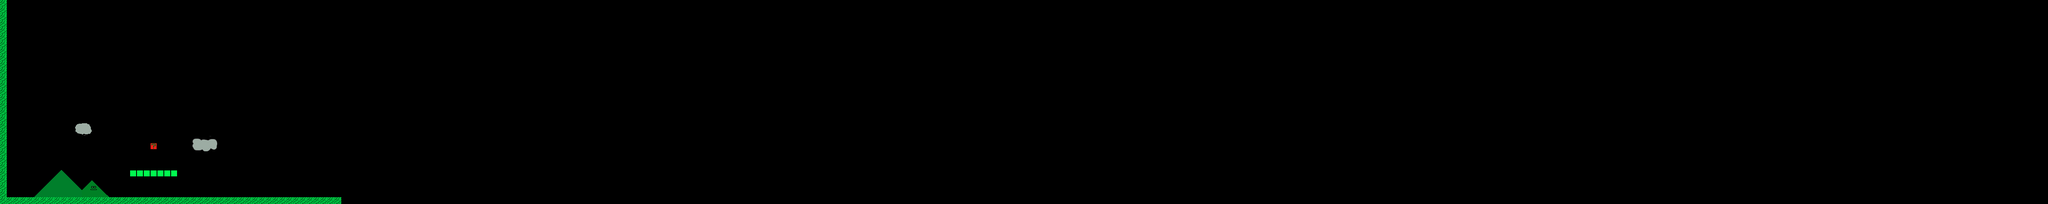

Below is a game level as drawn by its tile map, then a one-line description and the .tmx that defines it (tile-layer data replaced by summaries):
An orthogonal 300x30 tile map with 16x16 px tiles, 2 tile layers (walls, background).

<map version="1.0" orientation="orthogonal" width="300" height="30" tilewidth="16" tileheight="16">
 <tileset firstgid="1" name="tileSet" tilewidth="16" tileheight="16">
  <image source="tileSet.png" width="320" height="320" />
 </tileset>
 <layer name="walls" width="300" height="30">
  <data>[9000 cells, 87 non-empty, 3 distinct tile ids]</data>
 </layer>
 <layer name="background" width="300" height="30" opacity="0.68">
  <data>[9000 cells, 44 non-empty, 28 distinct tile ids]</data>
 </layer>
</map>
